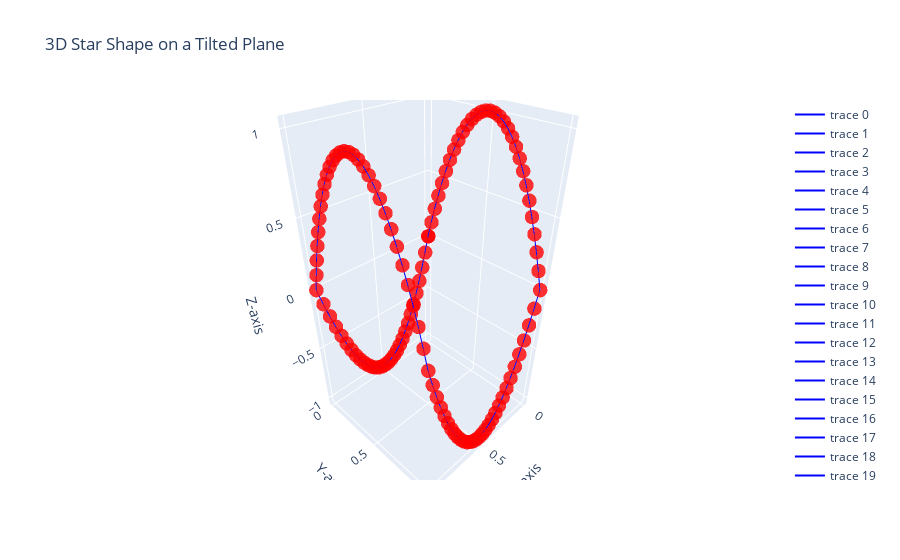

The notebook cell saved with this chart:
### Code cell
print_boundary_dirichlet(path=csv_dir + boundary_csv)

### Figure 1 — Plotly figure (JSON) as saved in the notebook; plotly's stock layout.template omitted (floating-point values rounded to 4 significant figures)
{"data": [{"line": {"color": "blue", "width": 2}, "mode": "lines", "type": "scatter3d", "x": [0, 0.03333], "y": [0, 0], "z": [0, -0.1289]}, {"line": {"color": "blue", "width": 2}, "mode": "lines", "type": "scatter3d", "x": [0.03333, 0.06667], "y": [0, 0], "z": [-0.1289, -0.2489]}, {"line": {"color": "blue", "width": 2}, "mode": "lines", "type": "scatter3d", "x": [0.06667, 0.1], "y": [0, 0], "z": [-0.2489, -0.36]}, {"line": {"color": "blue", "width": 2}, "mode": "lines", "type": "scatter3d", "x": [0.1, 0.1333], "y": [0, 0], "z": [-0.36, -0.4622]}, {"line": {"color": "blue", "width": 2}, "mode": "lines", "type": "scatter3d", "x": [0.1333, 0.1667], "y": [0, 0], "z": [-0.4622, -0.5556]}, {"line": {"color": "blue", "width": 2}, "mode": "lines", "type": "scatter3d", "x": [0.1667, 0.2], "y": [0, 0], "z": [-0.5556, -0.64]}, {"line": {"color": "blue", "width": 2}, "mode": "lines", "type": "scatter3d", "x": [0.2, 0.2333], "y": [0, 0], "z": [-0.64, -0.7156]}, {"line": {"color": "blue", "width": 2}, "mode": "lines", "type": "scatter3d", "x": [0.2333, 0.2667], "y": [0, 0], "z": [-0.7156, -0.7822]}, {"line": {"color": "blue", "width": 2}, "mode": "lines", "type": "scatter3d", "x": [0.2667, 0.3], "y": [0, 0], "z": [-0.7822, -0.84]}, {"line": {"color": "blue", "width": 2}, "mode": "lines", "type": "scatter3d", "x": [0.3, 0.3333], "y": [0, 0], "z": [-0.84, -0.8889]}, {"line": {"color": "blue", "width": 2}, "mode": "lines", "type": "scatter3d", "x": [0.3333, 0.3667], "y": [0, 0], "z": [-0.8889, -0.9289]}, {"line": {"color": "blue", "width": 2}, "mode": "lines", "type": "scatter3d", "x": [0.3667, 0.4], "y": [0, 0], "z": [-0.9289, -0.96]}, {"line": {"color": "blue", "width": 2}, "mode": "lines", "type": "scatter3d", "x": [0.4, 0.4333], "y": [0, 0], "z": [-0.96, -0.9822]}, {"line": {"color": "blue", "width": 2}, "mode": "lines", "type": "scatter3d", "x": [0.4333, 0.4667], "y": [0, 0], "z": [-0.9822, -0.9956]}, {"line": {"color": "blue", "width": 2}, "mode": "lines", "type": "scatter3d", "x": [0.4667, 0.5], "y": [0, 0], "z": [-0.9956, -1]}, {"line": {"color": "blue", "width": 2}, "mode": "lines", "type": "scatter3d", "x": [0.5, 0.5333], "y": [0, 0], "z": [-1, -0.9956]}, {"line": {"color": "blue", "width": 2}, "mode": "lines", "type": "scatter3d", "x": [0.5333, 0.5667], "y": [0, 0], "z": [-0.9956, -0.9822]}, {"line": {"color": "blue", "width": 2}, "mode": "lines", "type": "scatter3d", "x": [0.5667, 0.6], "y": [0, 0], "z": [-0.9822, -0.96]}, {"line": {"color": "blue", "width": 2}, "mode": "lines", "type": "scatter3d", "x": [0.6, 0.6333], "y": [0, 0], "z": [-0.96, -0.9289]}, {"line": {"color": "blue", "width": 2}, "mode": "lines", "type": "scatter3d", "x": [0.6333, 0.6667], "y": [0, 0], "z": [-0.9289, -0.8889]}, {"line": {"color": "blue", "width": 2}, "mode": "lines", "type": "scatter3d", "x": [0.6667, 0.7], "y": [0, 0], "z": [-0.8889, -0.84]}, {"line": {"color": "blue", "width": 2}, "mode": "lines", "type": "scatter3d", "x": [0.7, 0.7333], "y": [0, 0], "z": [-0.84, -0.7822]}, {"line": {"color": "blue", "width": 2}, "mode": "lines", "type": "scatter3d", "x": [0.7333, 0.7667], "y": [0, 0], "z": [-0.7822, -0.7156]}, {"line": {"color": "blue", "width": 2}, "mode": "lines", "type": "scatter3d", "x": [0.7667, 0.8], "y": [0, 0], "z": [-0.7156, -0.64]}, {"line": {"color": "blue", "width": 2}, "mode": "lines", "type": "scatter3d", "x": [0.8, 0.8333], "y": [0, 0], "z": [-0.64, -0.5556]}, {"line": {"color": "blue", "width": 2}, "mode": "lines", "type": "scatter3d", "x": [0.8333, 0.8667], "y": [0, 0], "z": [-0.5556, -0.4622]}, {"line": {"color": "blue", "width": 2}, "mode": "lines", "type": "scatter3d", "x": [0.8667, 0.9], "y": [0, 0], "z": [-0.4622, -0.36]}, {"line": {"color": "blue", "width": 2}, "mode": "lines", "type": "scatter3d", "x": [0.9, 0.9333], "y": [0, 0], "z": [-0.36, -0.2489]}, {"line": {"color": "blue", "width": 2}, "mode": "lines", "type": "scatter3d", "x": [0.9333, 0.9667], "y": [0, 0], "z": [-0.2489, -0.1289]}, {"line": {"color": "blue", "width": 2}, "mode": "lines", "type": "scatter3d", "x": [0.9667, 1], "y": [0, 0], "z": [-0.1289, -6.661e-16]}, {"line": {"color": "blue", "width": 2}, "mode": "lines", "type": "scatter3d", "x": [1, 1], "y": [0, 0.03333], "z": [-6.661e-16, 0.1289]}, {"line": {"color": "blue", "width": 2}, "mode": "lines", "type": "scatter3d", "x": [1, 1], "y": [0.03333, 0.06667], "z": [0.1289, 0.2489]}, {"line": {"color": "blue", "width": 2}, "mode": "lines", "type": "scatter3d", "x": [1, 1], "y": [0.06667, 0.1], "z": [0.2489, 0.36]}, {"line": {"color": "blue", "width": 2}, "mode": "lines", "type": "scatter3d", "x": [1, 1], "y": [0.1, 0.1333], "z": [0.36, 0.4622]}, {"line": {"color": "blue", "width": 2}, "mode": "lines", "type": "scatter3d", "x": [1, 1], "y": [0.1333, 0.1667], "z": [0.4622, 0.5556]}, {"line": {"color": "blue", "width": 2}, "mode": "lines", "type": "scatter3d", "x": [1, 1], "y": [0.1667, 0.2], "z": [0.5556, 0.64]}, {"line": {"color": "blue", "width": 2}, "mode": "lines", "type": "scatter3d", "x": [1, 1], "y": [0.2, 0.2333], "z": [0.64, 0.7156]}, {"line": {"color": "blue", "width": 2}, "mode": "lines", "type": "scatter3d", "x": [1, 1], "y": [0.2333, 0.2667], "z": [0.7156, 0.7822]}, {"line": {"color": "blue", "width": 2}, "mode": "lines", "type": "scatter3d", "x": [1, 1], "y": [0.2667, 0.3], "z": [0.7822, 0.84]}, {"line": {"color": "blue", "width": 2}, "mode": "lines", "type": "scatter3d", "x": [1, 1], "y": [0.3, 0.3333], "z": [0.84, 0.8889]}, {"line": {"color": "blue", "width": 2}, "mode": "lines", "type": "scatter3d", "x": [1, 1], "y": [0.3333, 0.3667], "z": [0.8889, 0.9289]}, {"line": {"color": "blue", "width": 2}, "mode": "lines", "type": "scatter3d", "x": [1, 1], "y": [0.3667, 0.4], "z": [0.9289, 0.96]}, {"line": {"color": "blue", "width": 2}, "mode": "lines", "type": "scatter3d", "x": [1, 1], "y": [0.4, 0.4333], "z": [0.96, 0.9822]}, {"line": {"color": "blue", "width": 2}, "mode": "lines", "type": "scatter3d", "x": [1, 1], "y": [0.4333, 0.4667], "z": [0.9822, 0.9956]}, {"line": {"color": "blue", "width": 2}, "mode": "lines", "type": "scatter3d", "x": [1, 1], "y": [0.4667, 0.5], "z": [0.9956, 1]}, {"line": {"color": "blue", "width": 2}, "mode": "lines", "type": "scatter3d", "x": [1, 1], "y": [0.5, 0.5333], "z": [1, 0.9956]}, {"line": {"color": "blue", "width": 2}, "mode": "lines", "type": "scatter3d", "x": [1, 1], "y": [0.5333, 0.5667], "z": [0.9956, 0.9822]}, {"line": {"color": "blue", "width": 2}, "mode": "lines", "type": "scatter3d", "x": [1, 1], "y": [0.5667, 0.6], "z": [0.9822, 0.96]}, {"line": {"color": "blue", "width": 2}, "mode": "lines", "type": "scatter3d", "x": [1, 1], "y": [0.6, 0.6333], "z": [0.96, 0.9289]}, {"line": {"color": "blue", "width": 2}, "mode": "lines", "type": "scatter3d", "x": [1, 1], "y": [0.6333, 0.6667], "z": [0.9289, 0.8889]}, {"line": {"color": "blue", "width": 2}, "mode": "lines", "type": "scatter3d", "x": [1, 1], "y": [0.6667, 0.7], "z": [0.8889, 0.84]}, {"line": {"color": "blue", "width": 2}, "mode": "lines", "type": "scatter3d", "x": [1, 1], "y": [0.7, 0.7333], "z": [0.84, 0.7822]}, {"line": {"color": "blue", "width": 2}, "mode": "lines", "type": "scatter3d", "x": [1, 1], "y": [0.7333, 0.7667], "z": [0.7822, 0.7156]}, {"line": {"color": "blue", "width": 2}, "mode": "lines", "type": "scatter3d", "x": [1, 1], "y": [0.7667, 0.8], "z": [0.7156, 0.64]}, {"line": {"color": "blue", "width": 2}, "mode": "lines", "type": "scatter3d", "x": [1, 1], "y": [0.8, 0.8333], "z": [0.64, 0.5556]}, {"line": {"color": "blue", "width": 2}, "mode": "lines", "type": "scatter3d", "x": [1, 1], "y": [0.8333, 0.8667], "z": [0.5556, 0.4622]}, {"line": {"color": "blue", "width": 2}, "mode": "lines", "type": "scatter3d", "x": [1, 1], "y": [0.8667, 0.9], "z": [0.4622, 0.36]}, {"line": {"color": "blue", "width": 2}, "mode": "lines", "type": "scatter3d", "x": [1, 1], "y": [0.9, 0.9333], "z": [0.36, 0.2489]}, {"line": {"color": "blue", "width": 2}, "mode": "lines", "type": "scatter3d", "x": [1, 1], "y": [0.9333, 0.9667], "z": [0.2489, 0.1289]}, {"line": {"color": "blue", "width": 2}, "mode": "lines", "type": "scatter3d", "x": [1, 1], "y": [0.9667, 1], "z": [0.1289, 6.661e-16]}, {"line": {"color": "blue", "width": 2}, "mode": "lines", "type": "scatter3d", "x": [1, 0.9667], "y": [1, 1], "z": [6.661e-16, -0.1289]}, {"line": {"color": "blue", "width": 2}, "mode": "lines", "type": "scatter3d", "x": [0.9667, 0.9333], "y": [1, 1], "z": [-0.1289, -0.2489]}, {"line": {"color": "blue", "width": 2}, "mode": "lines", "type": "scatter3d", "x": [0.9333, 0.9], "y": [1, 1], "z": [-0.2489, -0.36]}, {"line": {"color": "blue", "width": 2}, "mode": "lines", "type": "scatter3d", "x": [0.9, 0.8667], "y": [1, 1], "z": [-0.36, -0.4622]}, {"line": {"color": "blue", "width": 2}, "mode": "lines", "type": "scatter3d", "x": [0.8667, 0.8333], "y": [1, 1], "z": [-0.4622, -0.5556]}, {"line": {"color": "blue", "width": 2}, "mode": "lines", "type": "scatter3d", "x": [0.8333, 0.8], "y": [1, 1], "z": [-0.5556, -0.64]}, {"line": {"color": "blue", "width": 2}, "mode": "lines", "type": "scatter3d", "x": [0.8, 0.7667], "y": [1, 1], "z": [-0.64, -0.7156]}, {"line": {"color": "blue", "width": 2}, "mode": "lines", "type": "scatter3d", "x": [0.7667, 0.7333], "y": [1, 1], "z": [-0.7156, -0.7822]}, {"line": {"color": "blue", "width": 2}, "mode": "lines", "type": "scatter3d", "x": [0.7333, 0.7], "y": [1, 1], "z": [-0.7822, -0.84]}, {"line": {"color": "blue", "width": 2}, "mode": "lines", "type": "scatter3d", "x": [0.7, 0.6667], "y": [1, 1], "z": [-0.84, -0.8889]}, {"line": {"color": "blue", "width": 2}, "mode": "lines", "type": "scatter3d", "x": [0.6667, 0.6333], "y": [1, 1], "z": [-0.8889, -0.9289]}, {"line": {"color": "blue", "width": 2}, "mode": "lines", "type": "scatter3d", "x": [0.6333, 0.6], "y": [1, 1], "z": [-0.9289, -0.96]}, {"line": {"color": "blue", "width": 2}, "mode": "lines", "type": "scatter3d", "x": [0.6, 0.5667], "y": [1, 1], "z": [-0.96, -0.9822]}, {"line": {"color": "blue", "width": 2}, "mode": "lines", "type": "scatter3d", "x": [0.5667, 0.5333], "y": [1, 1], "z": [-0.9822, -0.9956]}, {"line": {"color": "blue", "width": 2}, "mode": "lines", "type": "scatter3d", "x": [0.5333, 0.5], "y": [1, 1], "z": [-0.9956, -1]}, {"line": {"color": "blue", "width": 2}, "mode": "lines", "type": "scatter3d", "x": [0.5, 0.4667], "y": [1, 1], "z": [-1, -0.9956]}, {"line": {"color": "blue", "width": 2}, "mode": "lines", "type": "scatter3d", "x": [0.4667, 0.4333], "y": [1, 1], "z": [-0.9956, -0.9822]}, {"line": {"color": "blue", "width": 2}, "mode": "lines", "type": "scatter3d", "x": [0.4333, 0.4], "y": [1, 1], "z": [-0.9822, -0.96]}, {"line": {"color": "blue", "width": 2}, "mode": "lines", "type": "scatter3d", "x": [0.4, 0.3667], "y": [1, 1], "z": [-0.96, -0.9289]}, {"line": {"color": "blue", "width": 2}, "mode": "lines", "type": "scatter3d", "x": [0.3667, 0.3333], "y": [1, 1], "z": [-0.9289, -0.8889]}, {"line": {"color": "blue", "width": 2}, "mode": "lines", "type": "scatter3d", "x": [0.3333, 0.3], "y": [1, 1], "z": [-0.8889, -0.84]}, {"line": {"color": "blue", "width": 2}, "mode": "lines", "type": "scatter3d", "x": [0.3, 0.2667], "y": [1, 1], "z": [-0.84, -0.7822]}, {"line": {"color": "blue", "width": 2}, "mode": "lines", "type": "scatter3d", "x": [0.2667, 0.2333], "y": [1, 1], "z": [-0.7822, -0.7156]}, {"line": {"color": "blue", "width": 2}, "mode": "lines", "type": "scatter3d", "x": [0.2333, 0.2], "y": [1, 1], "z": [-0.7156, -0.64]}, {"line": {"color": "blue", "width": 2}, "mode": "lines", "type": "scatter3d", "x": [0.2, 0.1667], "y": [1, 1], "z": [-0.64, -0.5556]}, {"line": {"color": "blue", "width": 2}, "mode": "lines", "type": "scatter3d", "x": [0.1667, 0.1333], "y": [1, 1], "z": [-0.5556, -0.4622]}, {"line": {"color": "blue", "width": 2}, "mode": "lines", "type": "scatter3d", "x": [0.1333, 0.1], "y": [1, 1], "z": [-0.4622, -0.36]}, {"line": {"color": "blue", "width": 2}, "mode": "lines", "type": "scatter3d", "x": [0.1, 0.06667], "y": [1, 1], "z": [-0.36, -0.2489]}, {"line": {"color": "blue", "width": 2}, "mode": "lines", "type": "scatter3d", "x": [0.06667, 0.03333], "y": [1, 1], "z": [-0.2489, -0.1289]}, {"line": {"color": "blue", "width": 2}, "mode": "lines", "type": "scatter3d", "x": [0.03333, 0], "y": [1, 1], "z": [-0.1289, -6.661e-16]}, {"line": {"color": "blue", "width": 2}, "mode": "lines", "type": "scatter3d", "x": [0, 0], "y": [1, 0.9667], "z": [-6.661e-16, 0.1289]}, {"line": {"color": "blue", "width": 2}, "mode": "lines", "type": "scatter3d", "x": [0, 0], "y": [0.9667, 0.9333], "z": [0.1289, 0.2489]}, {"line": {"color": "blue", "width": 2}, "mode": "lines", "type": "scatter3d", "x": [0, 0], "y": [0.9333, 0.9], "z": [0.2489, 0.36]}, {"line": {"color": "blue", "width": 2}, "mode": "lines", "type": "scatter3d", "x": [0, 0], "y": [0.9, 0.8667], "z": [0.36, 0.4622]}, {"line": {"color": "blue", "width": 2}, "mode": "lines", "type": "scatter3d", "x": [0, 0], "y": [0.8667, 0.8333], "z": [0.4622, 0.5556]}, {"line": {"color": "blue", "width": 2}, "mode": "lines", "type": "scatter3d", "x": [0, 0], "y": [0.8333, 0.8], "z": [0.5556, 0.64]}, {"line": {"color": "blue", "width": 2}, "mode": "lines", "type": "scatter3d", "x": [0, 0], "y": [0.8, 0.7667], "z": [0.64, 0.7156]}, {"line": {"color": "blue", "width": 2}, "mode": "lines", "type": "scatter3d", "x": [0, 0], "y": [0.7667, 0.7333], "z": [0.7156, 0.7822]}, {"line": {"color": "blue", "width": 2}, "mode": "lines", "type": "scatter3d", "x": [0, 0], "y": [0.7333, 0.7], "z": [0.7822, 0.84]}, {"line": {"color": "blue", "width": 2}, "mode": "lines", "type": "scatter3d", "x": [0, 0], "y": [0.7, 0.6667], "z": [0.84, 0.8889]}, {"line": {"color": "blue", "width": 2}, "mode": "lines", "type": "scatter3d", "x": [0, 0], "y": [0.6667, 0.6333], "z": [0.8889, 0.9289]}, {"line": {"color": "blue", "width": 2}, "mode": "lines", "type": "scatter3d", "x": [0, 0], "y": [0.6333, 0.6], "z": [0.9289, 0.96]}, {"line": {"color": "blue", "width": 2}, "mode": "lines", "type": "scatter3d", "x": [0, 0], "y": [0.6, 0.5667], "z": [0.96, 0.9822]}, {"line": {"color": "blue", "width": 2}, "mode": "lines", "type": "scatter3d", "x": [0, 0], "y": [0.5667, 0.5333], "z": [0.9822, 0.9956]}, {"line": {"color": "blue", "width": 2}, "mode": "lines", "type": "scatter3d", "x": [0, 0], "y": [0.5333, 0.5], "z": [0.9956, 1]}, {"line": {"color": "blue", "width": 2}, "mode": "lines", "type": "scatter3d", "x": [0, 0], "y": [0.5, 0.4667], "z": [1, 0.9956]}, {"line": {"color": "blue", "width": 2}, "mode": "lines", "type": "scatter3d", "x": [0, 0], "y": [0.4667, 0.4333], "z": [0.9956, 0.9822]}, {"line": {"color": "blue", "width": 2}, "mode": "lines", "type": "scatter3d", "x": [0, 0], "y": [0.4333, 0.4], "z": [0.9822, 0.96]}, {"line": {"color": "blue", "width": 2}, "mode": "lines", "type": "scatter3d", "x": [0, 0], "y": [0.4, 0.3667], "z": [0.96, 0.9289]}, {"line": {"color": "blue", "width": 2}, "mode": "lines", "type": "scatter3d", "x": [0, 0], "y": [0.3667, 0.3333], "z": [0.9289, 0.8889]}, {"line": {"color": "blue", "width": 2}, "mode": "lines", "type": "scatter3d", "x": [0, 0], "y": [0.3333, 0.3], "z": [0.8889, 0.84]}, {"line": {"color": "blue", "width": 2}, "mode": "lines", "type": "scatter3d", "x": [0, 0], "y": [0.3, 0.2667], "z": [0.84, 0.7822]}, {"line": {"color": "blue", "width": 2}, "mode": "lines", "type": "scatter3d", "x": [0, 0], "y": [0.2667, 0.2333], "z": [0.7822, 0.7156]}, {"line": {"color": "blue", "width": 2}, "mode": "lines", "type": "scatter3d", "x": [0, 0], "y": [0.2333, 0.2], "z": [0.7156, 0.64]}, {"line": {"color": "blue", "width": 2}, "mode": "lines", "type": "scatter3d", "x": [0, 0], "y": [0.2, 0.1667], "z": [0.64, 0.5556]}, {"line": {"color": "blue", "width": 2}, "mode": "lines", "type": "scatter3d", "x": [0, 0], "y": [0.1667, 0.1333], "z": [0.5556, 0.4622]}, {"line": {"color": "blue", "width": 2}, "mode": "lines", "type": "scatter3d", "x": [0, 0], "y": [0.1333, 0.1], "z": [0.4622, 0.36]}, {"line": {"color": "blue", "width": 2}, "mode": "lines", "type": "scatter3d", "x": [0, 0], "y": [0.1, 0.06667], "z": [0.36, 0.2489]}, {"line": {"color": "blue", "width": 2}, "mode": "lines", "type": "scatter3d", "x": [0, 0], "y": [0.06667, 0.03333], "z": [0.2489, 0.1289]}, {"line": {"color": "blue", "width": 2}, "mode": "lines", "type": "scatter3d", "x": [0, 0], "y": [0.03333, 0], "z": [0.1289, 6.661e-16]}, {"line": {"color": "blue", "width": 2}, "mode": "lines", "type": "scatter3d", "x": [0, 0], "y": [0, 0], "z": [6.661e-16, 0]}, {"marker": {"color": "red", "opacity": 0.8, "size": 5}, "mode": "markers", "type": "scatter3d", "x": [0, 0.03333, 0.06667, 0.1, 0.1333, 0.1667, 0.2, 0.2333, 0.2667, 0.3, 0.3333, 0.3667, 0.4, 0.4333, 0.4667, 0.5, 0.5333, 0.5667, 0.6, 0.6333, 0.6667, 0.7, 0.7333, 0.7667, 0.8, 0.8333, 0.8667, 0.9, 0.9333, 0.9667, 1, 1, 1, 1, 1, 1, 1, 1, 1, 1, 1, 1, 1, 1, 1, 1, 1, 1, 1, 1, 1, 1, 1, 1, 1, 1, 1, 1, 1, 1, 1, 0.9667, 0.9333, 0.9, 0.8667, 0.8333, 0.8, 0.7667, 0.7333, 0.7, 0.6667, 0.6333, 0.6, 0.5667, 0.5333, 0.5, 0.4667, 0.4333, 0.4, 0.3667, 0.3333, 0.3, 0.2667, 0.2333, 0.2, 0.1667, 0.1333, 0.1, 0.06667, 0.03333, 0, 0, 0, 0, 0, 0, 0, 0, 0, 0, 0, 0, 0, 0, 0, 0, 0, 0, 0, 0, 0, 0, 0, 0, 0, 0, 0, 0, 0, 0, 0], "y": [0, 0, 0, 0, 0, 0, 0, 0, 0, 0, 0, 0, 0, 0, 0, 0, 0, 0, 0, 0, 0, 0, 0, 0, 0, 0, 0, 0, 0, 0, 0, 0.03333, 0.06667, 0.1, 0.1333, 0.1667, 0.2, 0.2333, 0.2667, 0.3, 0.3333, 0.3667, 0.4, 0.4333, 0.4667, 0.5, 0.5333, 0.5667, 0.6, 0.6333, 0.6667, 0.7, 0.7333, 0.7667, 0.8, 0.8333, 0.8667, 0.9, 0.9333, 0.9667, 1, 1, 1, 1, 1, 1, 1, 1, 1, 1, 1, 1, 1, 1, 1, 1, 1, 1, 1, 1, 1, 1, 1, 1, 1, 1, 1, 1, 1, 1, 1, 0.9667, 0.9333, 0.9, 0.8667, 0.8333, 0.8, 0.7667, 0.7333, 0.7, 0.6667, 0.6333, 0.6, 0.5667, 0.5333, 0.5, 0.4667, 0.4333, 0.4, 0.3667, 0.3333, 0.3, 0.2667, 0.2333, 0.2, 0.1667, 0.1333, 0.1, 0.06667, 0.03333, 0], "z": [0, -0.1289, -0.2489, -0.36, -0.4622, -0.5556, -0.64, -0.7156, -0.7822, -0.84, -0.8889, -0.9289, -0.96, -0.9822, -0.9956, -1, -0.9956, -0.9822, -0.96, -0.9289, -0.8889, -0.84, -0.7822, -0.7156, -0.64, -0.5556, -0.4622, -0.36, -0.2489, -0.1289, -6.661e-16, 0.1289, 0.2489, 0.36, 0.4622, 0.5556, 0.64, 0.7156, 0.7822, 0.84, 0.8889, 0.9289, 0.96, 0.9822, 0.9956, 1, 0.9956, 0.9822, 0.96, 0.9289, 0.8889, 0.84, 0.7822, 0.7156, 0.64, 0.5556, 0.4622, 0.36, 0.2489, 0.1289, 6.661e-16, -0.1289, -0.2489, -0.36, -0.4622, -0.5556, -0.64, -0.7156, -0.7822, -0.84, -0.8889, -0.9289, -0.96, -0.9822, -0.9956, -1, -0.9956, -0.9822, -0.96, -0.9289, -0.8889, -0.84, -0.7822, -0.7156, -0.64, -0.5556, -0.4622, -0.36, -0.2489, -0.1289, -6.661e-16, 0.1289, 0.2489, 0.36, 0.4622, 0.5556, 0.64, 0.7156, 0.7822, 0.84, 0.8889, 0.9289, 0.96, 0.9822, 0.9956, 1, 0.9956, 0.9822, 0.96, 0.9289, 0.8889, 0.84, 0.7822, 0.7156, 0.64, 0.5556, 0.4622, 0.36, 0.2489, 0.1289, 6.661e-16]}], "layout": {"scene": {"xaxis": {"title": {"text": "X-axis"}}, "yaxis": {"title": {"text": "Y-axis"}}, "zaxis": {"title": {"text": "Z-axis"}}}, "title": {"text": "3D Star Shape on a Tilted Plane"}}}
